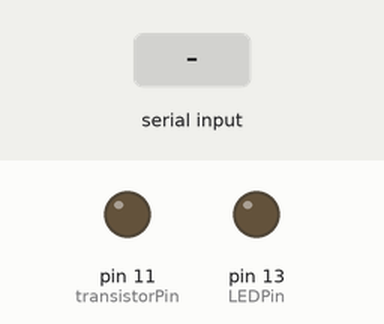
A sketch run on a simulated Arduino Uno, built with avr-gcc and run on an emulated ATmega328P. Parts: output pins drawn as LEDs (lit = HIGH). The inputs (shaded band) are chosen by the test bench. What the sketch prints to the serial monitor is not drawn.

Above: at 1.3 s.
1.4 s: "90,45\n" received over Serial
At 1.41 s:
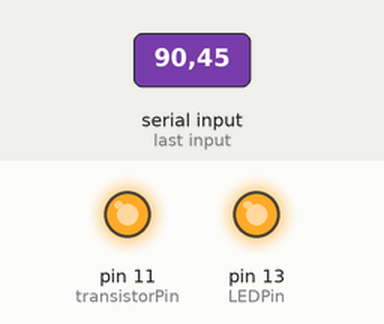
Timing chart, 0 to 4.4 s (numbered marks = the images above; inputs shaded):
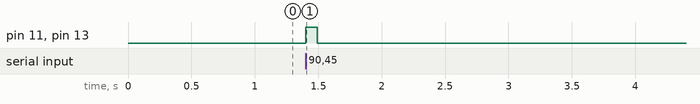

The sketch:

motor.ino
```cpp
const int transistorPin = 11;    // connected to the base of the transistor
const int LEDPin = 13;    // connected to the base of the transistor
int income;
int vibrating_duration;

String inputString = "";         // a string to hold incoming data
boolean stringComplete = false;  // whether the string is complete

boolean vibrating = false;
unsigned long previousMillis = 0;

void setup() {
  Serial.begin(57600);
  inputString.reserve(200);
  delay(100); // wait terminal to be ready
  Serial.println();
  Serial.println(F("This is Energy Viz of NYC buildings' energy consumption.")); // only use flash
  Serial.println(F("Processing Sketch: Energy_OilBoilers"));
  Serial.println(F("pin 11 to lilipad_motor"));
  // set  the transistor pin as output:
  pinMode(transistorPin, OUTPUT);
  pinMode(LEDPin, OUTPUT);
}

void loop() {
  unsigned long currentMillis = millis();
  if (stringComplete) {
    inputString.trim();
    income=inputString.toInt();
    //Serial.print("I've got ");
    //Serial.println(income);
    // clear the string:
    inputString = "";
    stringComplete = false;

    if (vibrating==false){
      vibrating=true;
      previousMillis=currentMillis;
      vibrating_duration=income;
    }
  }

  if (vibrating){
    if ((currentMillis-previousMillis)<vibrating_duration){
      digitalWrite(LEDPin, HIGH);
      digitalWrite(transistorPin, HIGH);
    }
    else{
      digitalWrite(LEDPin, LOW);
      digitalWrite(transistorPin, LOW);
      if ((currentMillis-previousMillis)>(vibrating_duration+50)){
        vibrating=false;
      }
    }

  }


}

void serialEvent() {
  while (Serial.available()) {
    // get the new byte:
    char inChar = (char)Serial.read();
    // add it to the inputString:
    inputString += inChar;
    // if the incoming character is a newline, set a flag
    // so the main loop can do something about it:
    if (inChar == '\n' || inChar == '\r' ) {
      if (inputString.length()>1) stringComplete = true;
    }
  }
}
```

Measured:
- after the input at 1.4 s, pin 11 (transistorPin), pin 13 (LEDPin): LOW → HIGH at once, → LOW 0.09 s later
